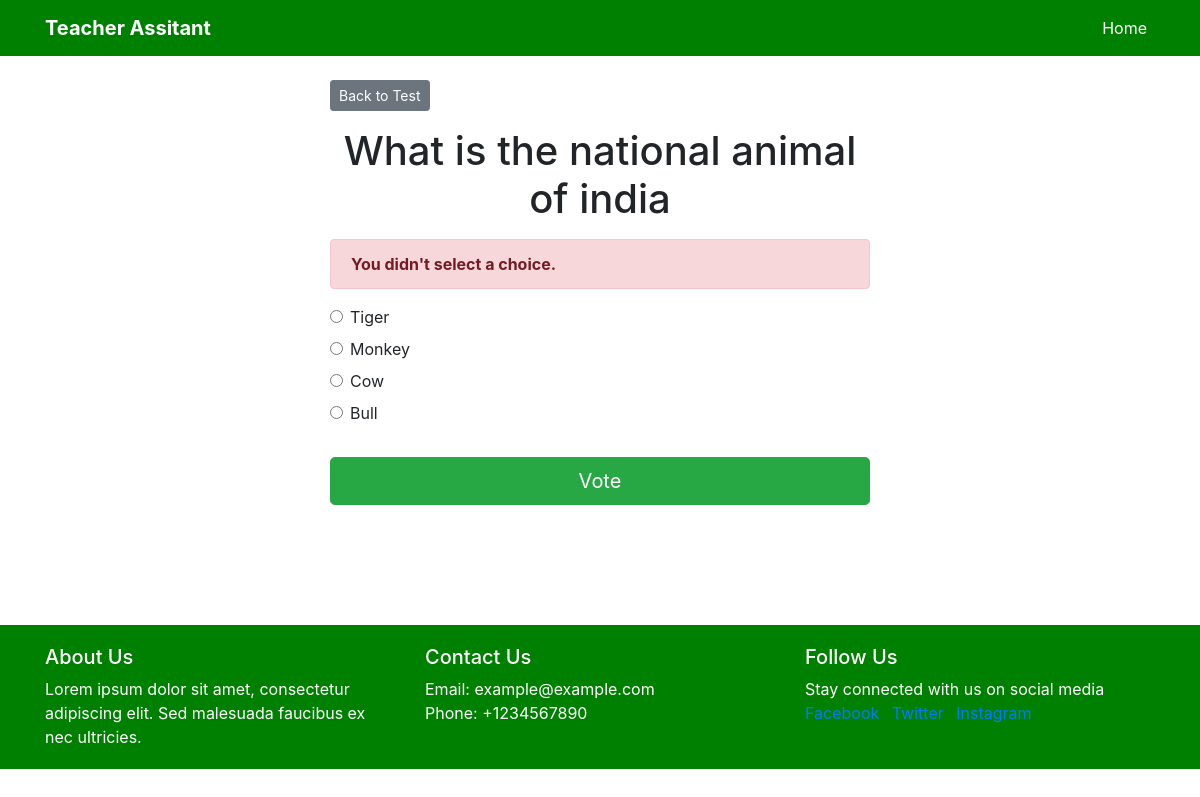
/polls/2/vote/, run on the app's committed database.
### polls/models.py (models this page shows, shortened)
class Question(models.Model):
    question_text = models.CharField(max_length=200)
    pub_date = models.DateTimeField('date published')

class Choice(models.Model):
    question = models.ForeignKey(Question, on_delete=models.CASCADE)
    choice_text = models.CharField(max_length=200)
    votes = models.IntegerField(default=0)

### polls/views.py (the view)
# urls.py: path('<int:question_id>/vote/', views.vote, name='vote'),
def vote(request, question_id):
    question = get_object_or_404(Question, pk=question_id)
    try:
        selected_choice = question.choice_set.get(pk=request.POST['choice'])
    except (KeyError, Choice.DoesNotExist):
        return render(request, 'polls/detail.html', {
            'question': question,
            'error_message': "You didn't select a choice.",
        })
    else:
        selected_choice.votes += 1
        selected_choice.save()
        return HttpResponseRedirect(reverse('polls:results', args=(question.id,)))

### templates/polls/detail.html (shortened to what this page needs)
{% extends 'base.html' %}
{% block content %}
<a class="btn btn-secondary btn-sm mb-3" href="{% url 'polls:index' %}">Back to Test</a>
<h1 class="text-center mb-3">{{ question.question_text }}</h1>
{% if error_message %}
<p class="alert alert-danger">
    <strong>{{ error_message }}</strong>
</p>
{% endif %}
<form action="{% url 'polls:vote' question.id %}" method="post">
    {% for choice in question.choice_set.all %}
    <div class="form-check">
        <input type="radio" name="choice" class="form-check-input" id="choice{{ forloop.counter }}"
            value="{{ choice.id }}" />
        <label for="choice{{ forloop.counter }}">{{ choice.choice_text }}</label>
    </div>
    {% endfor %}
    <input type="submit" value="Vote" class="btn btn-success btn-lg btn-block mt-4" />
</form>
{% endblock %}

### data on the page
Question: question_text "What is the national animal of india"
Choice: choice_text "Tiger"
Choice: choice_text "Monkey"
Choice: choice_text "Cow"
Choice: choice_text "Bull"

### other printed values
{{ error_message }} "You didn't select a choice."
